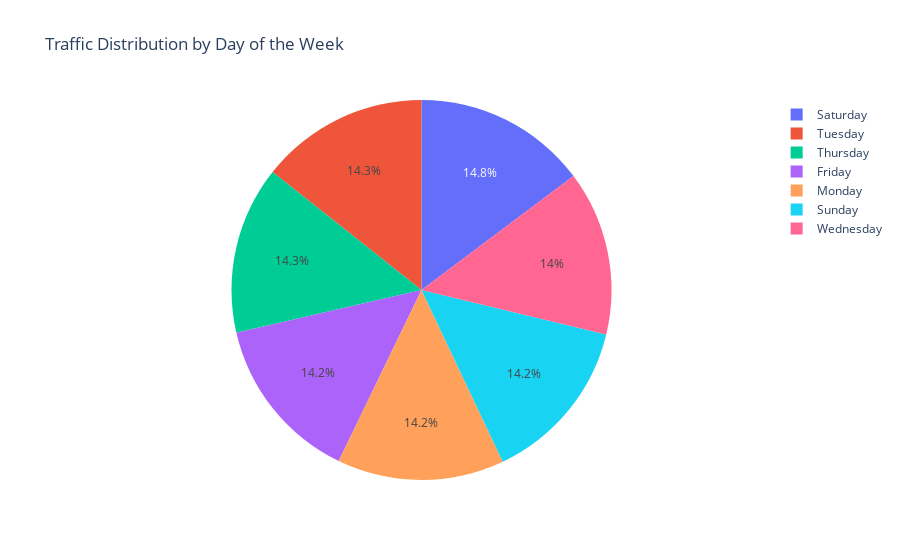

This figure's notebook cell:
### Code cell
fig = px.pie(df, names='Day Of Week', title='Traffic Distribution by Day of the Week')
fig.show()

### Figure 1 — Plotly figure (JSON) as saved in the notebook; plotly's stock layout.template omitted (floating-point values rounded to 4 significant figures; data arrays with more than 128 entries replaced by an {"elided": "..."} marker saying what was removed)
{"data": [{"domain": {"x": [0, 1], "y": [0, 1]}, "hovertemplate": "Day Of Week=%{label}<extra></extra>", "labels": {"elided": "12000 str values"}, "legendgroup": "", "name": "", "showlegend": true, "type": "pie"}], "layout": {"legend": {"tracegroupgap": 0}, "title": {"text": "Traffic Distribution by Day of the Week"}}}
